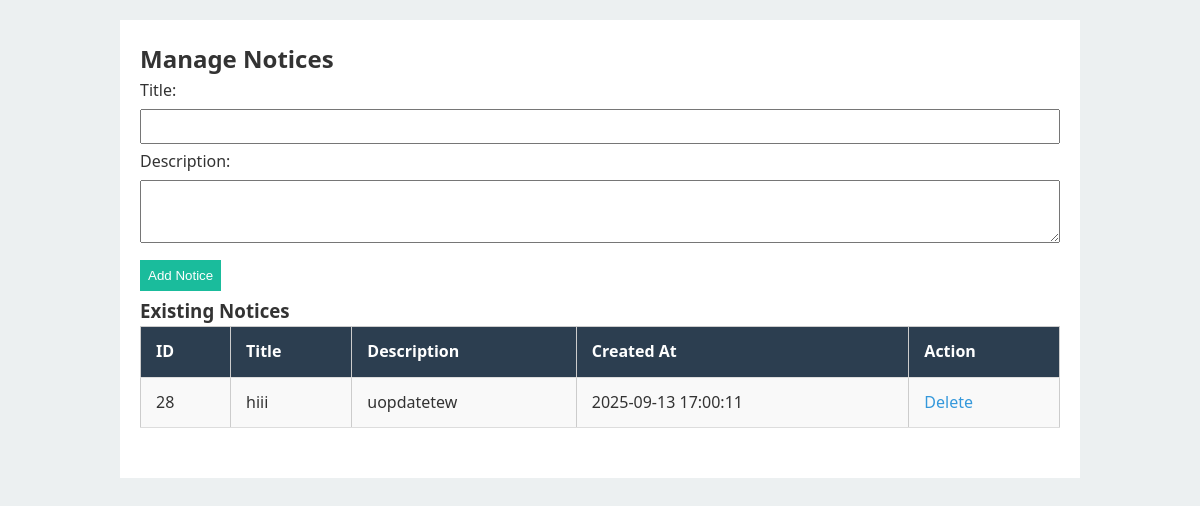
/admin/admin.php, run on the app's committed database.
### tables this page shows
CREATE TABLE `notices` (
  `id` int(11) NOT NULL,
  `title` varchar(255) NOT NULL,
  `description` text NOT NULL,
  `created_at` timestamp NULL DEFAULT current_timestamp()
);

### admin/admin.php (the view, shortened to what this page needs)
<?php
include 'config.php';
$notices = mysqli_query($conn, "SELECT * FROM notices ORDER BY created_at DESC");
?>
<!DOCTYPE html>
<html>
<head>
    <link rel="stylesheet" href="css/style.css">
</head>
<body>
<div class="admin-container">
    <h2>Manage Notices</h2>
    <form method="post">
        <label>Title:</label>
        <input type="text" name="title" required>
        <label>Description:</label>
        <textarea name="description" rows="3" required></textarea>
        <input type="submit" name="add_notice" value="Add Notice">
    </form>
    <h3>Existing Notices</h3>
    <table>
        <tr>
            <th>ID</th>
            <th>Title</th>
            <th>Description</th>
            <th>Created At</th>
            <th>Action</th>
        </tr>
        <?php while($row = mysqli_fetch_assoc($notices)) { ?>
        <tr>
            <td><?php echo $row['id']; ?></td>
            <td><?php echo htmlspecialchars($row['title']); ?></td>
            <td><?php echo htmlspecialchars($row['description']); ?></td>
            <td><?php echo $row['created_at']; ?></td>
            <td>
                <a href="admin.php?delete=<?php echo $row['id']; ?>" onclick="return confirm('Delete this notice?')">Delete</a>
            </td>
        </tr>
        <?php } ?>
    </table>
</div>
</body>
</html>

### css/style.css (style rules this page uses)
:root { --primary-color: #2c3e50; --secondary-color: #3498db; --accent-color: #e74c3c; --light-color: #ecf0f1; --dark-color: #2c3e50; --text-color: #333; --text-light: #7f8c8d; --white: #fff; --black: #000; --gray: #95a5a6; --success-color: #27ae60; }
* { margin: 0; padding: 0; box-sizing: border-box; }
body { font-family: 'Segoe UI', Tahoma, Geneva, Verdana, sans-serif; line-height: 1.6; color: var(--text-color); background-color: var(--light-color); }
a { text-decoration: none; color: var(--secondary-color); }
table { width: 100%; border-collapse: collapse; margin-bottom: 30px; }
table th, table td { padding: 12px 15px; text-align: left; border-bottom: 1px solid #ddd; }
table th { background: var(--primary-color); color: var(--white); }
table tr:nth-child(even) { background: #f9f9f9; }

### admin/admin.php (style rules this page uses)
.admin-container { width: 80%; margin: 20px auto; background: #fff; padding: 20px; }
table { width: 100%; border-collapse: collapse; }
th, td { padding: 10px; border: 1px solid #ccc; text-align: left; }
th { background: #2c3e50; color: white; }
form input, form textarea { width: 100%; padding: 8px; margin: 5px 0; }
form input[type=submit] { width: auto; background: #1abc9c; color: white; border: none; cursor: pointer; }

### data on the page
notices: id "28", title "hiii", description "uopdatetew", created_at "2025-09-13 17:00:11"
